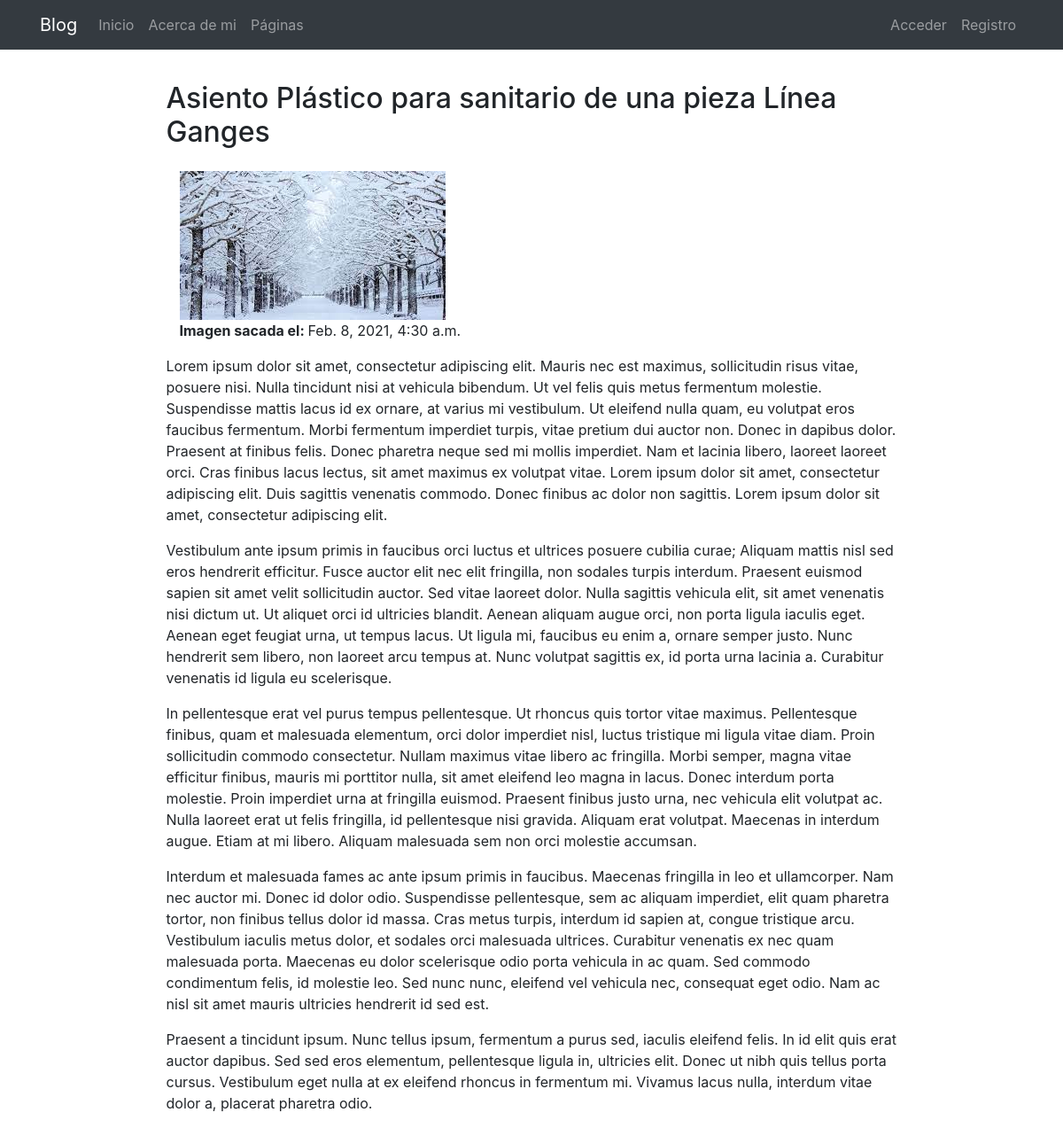
/pages/1/, run on an earlier commit of the app's database.
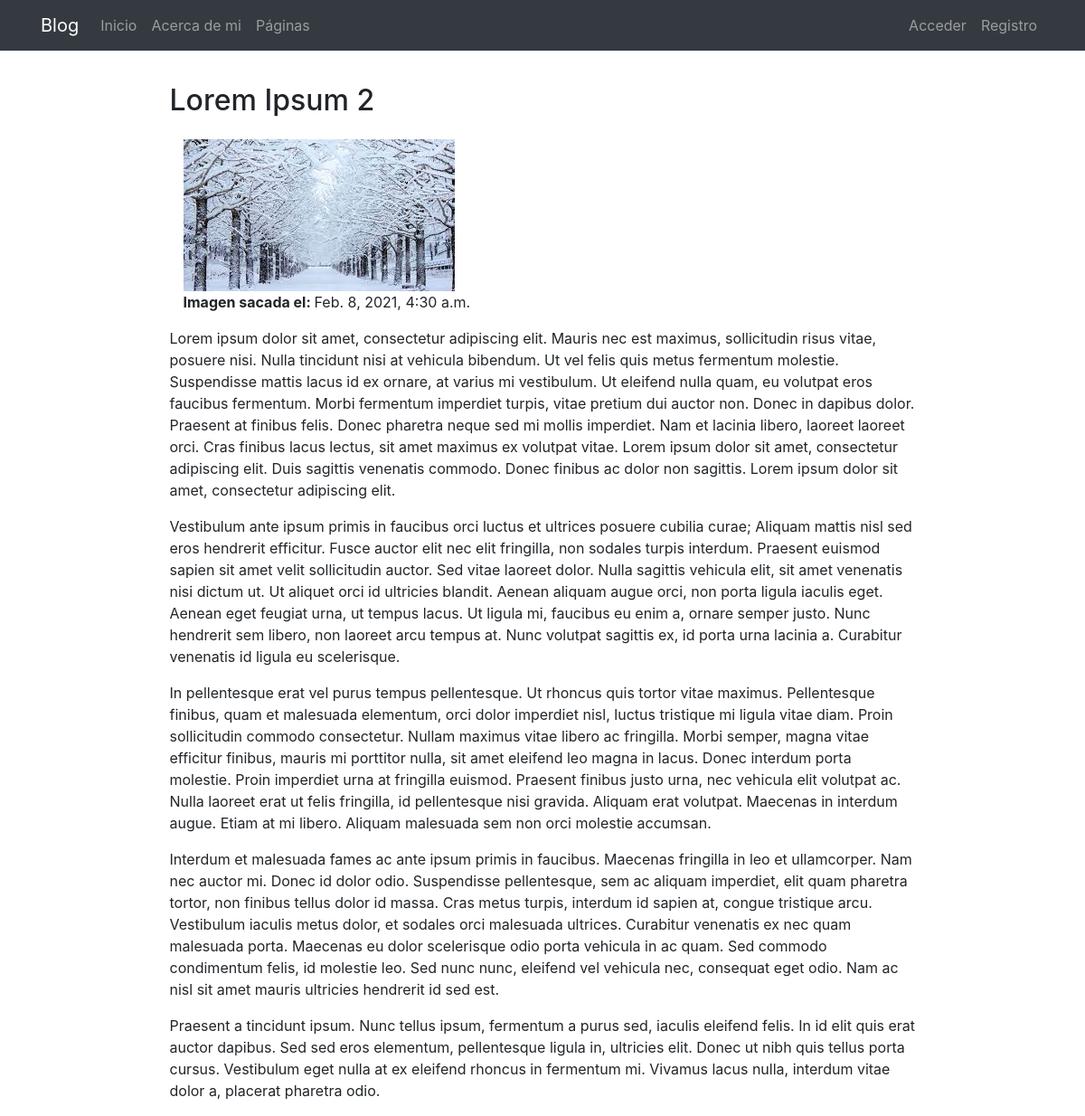
And on a later commit of the database.
### pages/models.py (models this page shows, shortened)
class Page(models.Model):
    title = models.CharField(verbose_name="Título", max_length=200)
    content = RichTextField(verbose_name="Contenido")
    order = models.SmallIntegerField(verbose_name="Orden", default=0)
    created = models.DateTimeField(auto_now_add=True, verbose_name="Fecha de creación")
    updated = models.DateTimeField(auto_now=True, verbose_name="Fecha de edición")
    image = models.ImageField(upload_to=custom_upload_to, null=True, blank=True)
    posted = models.DateTimeField(verbose_name="Fecha de carga de la imagen", null=True, blank=True)
    class Meta:
        verbose_name = "página"
        verbose_name_plural = "páginas"
        ordering = ['order', 'title']

### pages/views.py (the view)
# urls.py: path('<int:pk>/', PageDetailView.as_view(), name='page'),
class PageDetailView(DetailView):
    model = Page

### pages/templates/pages/page_detail.html (shortened to what this page needs)
{% extends 'core/base.html' %}
{% load static %}
{% block content %}
{% include 'pages/includes/pages_menu.html' %}
<main role="main">
  <div class="container">
    <div class="row mt-3">
      <div class="col-md-9 mx-auto">
        <h2 class="section-heading mb-4">{{page.title}}</h2>
      {% if page.image %}
        <div class="col-md-7">
          <img src="{{page.image.url}}" class="img-fluid"/>
        </div>
        <div class="container">
        <p><b>Imagen sacada el: </b>{{page.posted}}</p>
        </div>
      {% endif %}
        <div>
          {{page.content|safe}}
        </div>
      </div>
    </div>
  </div>
</main>
{% endblock %}

### core/templates/core/base.html (shortened to what this page needs)
<!DOCTYPE html>
<html lang="es">
  <head>
    {% load static %}
    <link href="{% static 'core/vendor/bootstrap/css/bootstrap.min.css' %}" rel="stylesheet">
    <link href="{% static 'core/vendor/font-awesome/css/font-awesome.min.css' %}" rel="stylesheet" type="text/css">
    <link href="{% static 'core/css/main.css' %}" rel="stylesheet">
  </head>
  <body>
    <body>
      <nav class="navbar navbar-expand-lg navbar-dark bg-dark">
        <div class="container">
          <a class="navbar-brand" href="{% url 'home' %}">Blog</a>
          <div class="collapse navbar-collapse" id="ned">
            <ul class="navbar-nav mr-auto">
              <li class="nav-item">
                <a class="nav-link" href="{% url 'home' %}">Inicio</a>
              </li>
              <li class="nav-item">
                <a class="nav-link" href="{% url 'about' %}">Acerca de mi</a>
              </li>
              <li class="nav-item">
                <a class="nav-link" href="{% url 'pages:pages' %}">Páginas</a>
              </li>
            </ul>
            <ul class="navbar-nav">
              {% if not request.user.is_authenticated %}
                <li class="nav-item">
                  <a class="nav-link" href="{% url 'login' %}">Acceder</a>
                </li>
                <li class="nav-item">
                    <a class="nav-link" href="{% url 'signup' %}">Registro</a>
                </li>
              {% endif %}
            </ul>
          </div>
        </div>
      </nav>
      {% block content %}{% endblock %}
  </body>
</html>

### pages/templates/pages/includes/pages_menu.html (shortened to what this page needs)
{% load static %}
<link href="{% static 'pages/css/custom_ckeditor.css' %}" rel="stylesheet">

### core/static/core/css/main.css (style rules this page uses)
main { padding-top: 20px; }
:root { --jumbotron-padding-y: 3rem; }

What changed in the data, as far as the page shows it:
changed Page: title "Asiento Plástico para sanitario de una pieza Línea Ganges" → "Lorem Ipsum 2"
